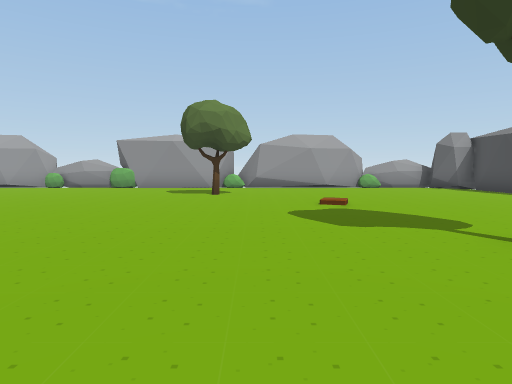
view 1 (above)

17 first-person views from a walk through a 3-D level made in the Unity game engine. The camera is 1.4 m above the floor, tilts 4° down and sees 75° across. The floor is counted in squares, 2 m on a side. Each view is taken from the middle of a square. On the plan, view 1 faces up. The plan holds only what a view shows up to about 10 squares ahead; the rest is blank. The player character is not drawn.

view 2
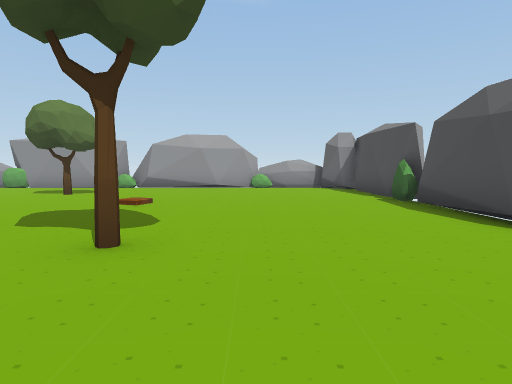

view 3
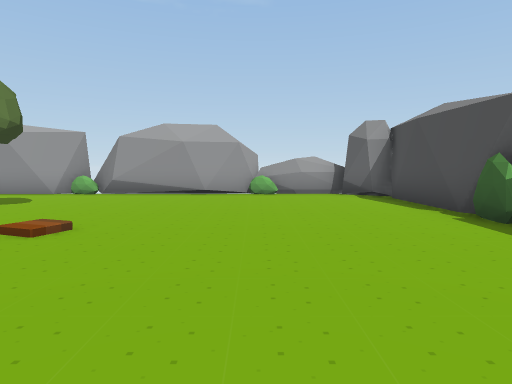

view 4
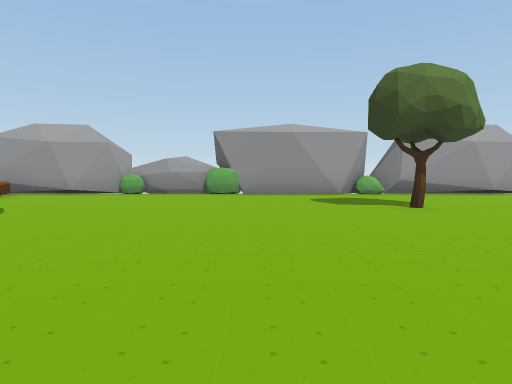

view 5
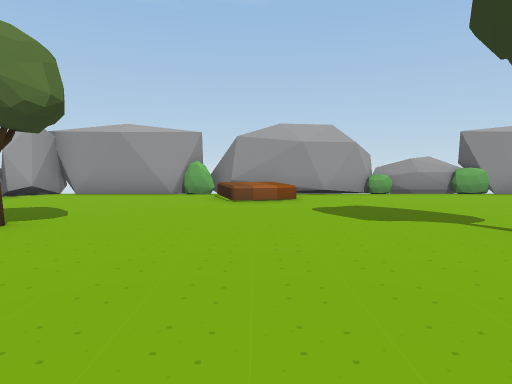

view 6
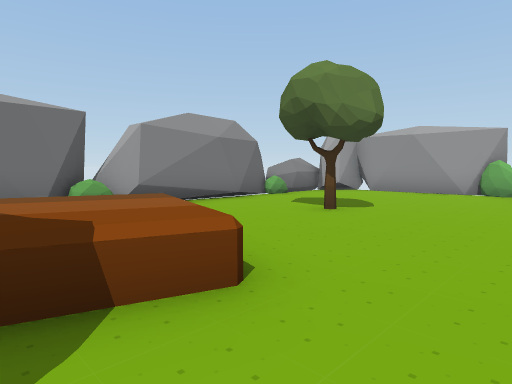

view 7
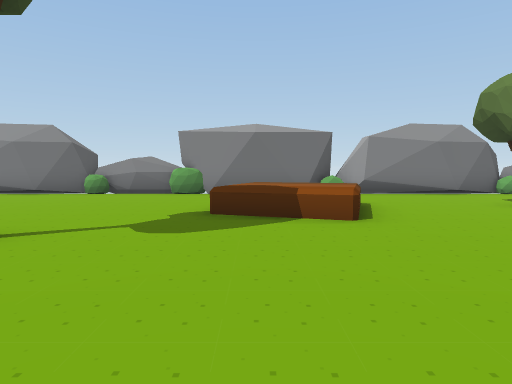

view 8
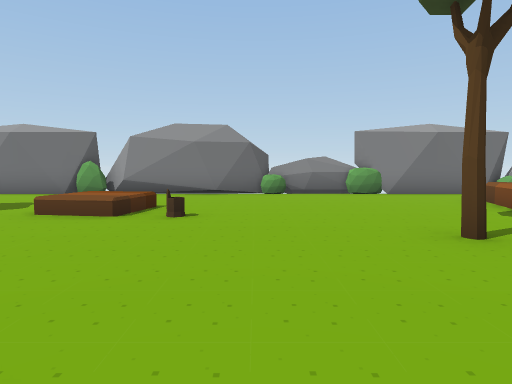

view 9
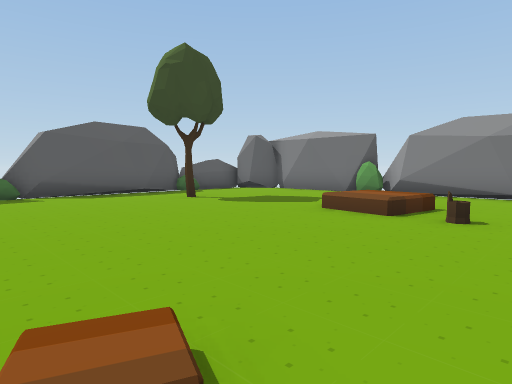

view 10
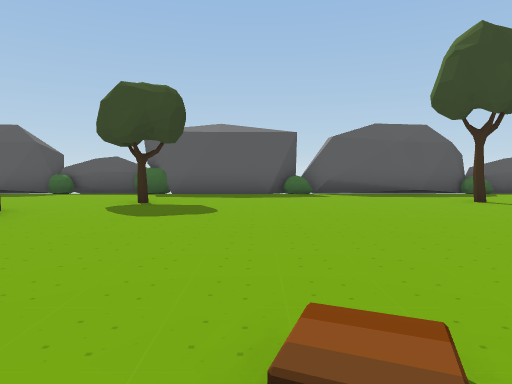

view 11
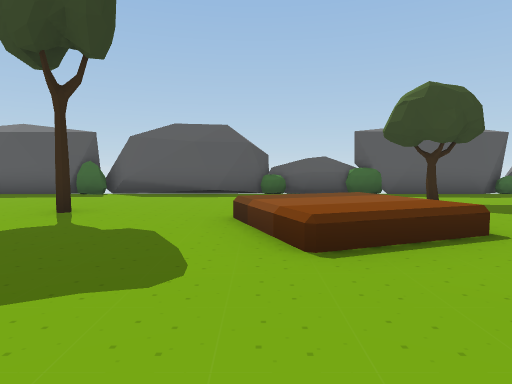

view 12
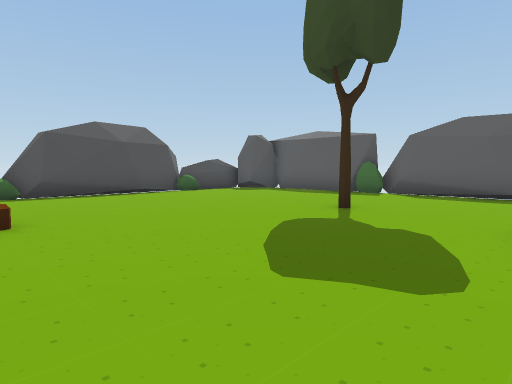

view 13
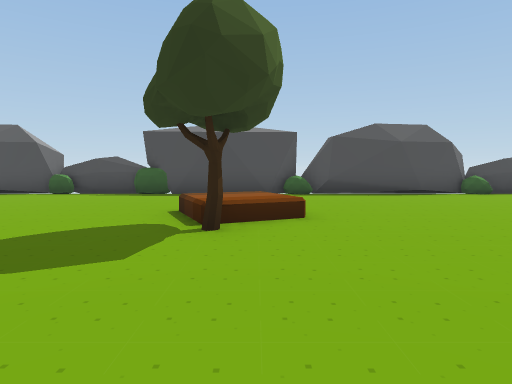

view 14
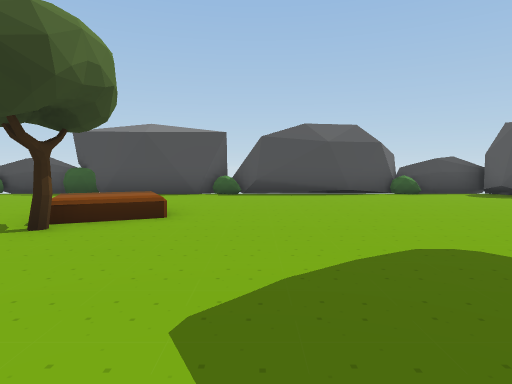

view 15
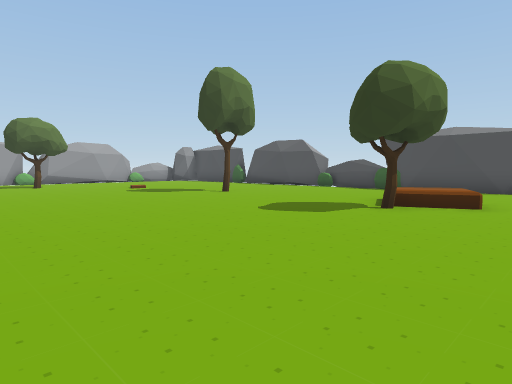

view 16
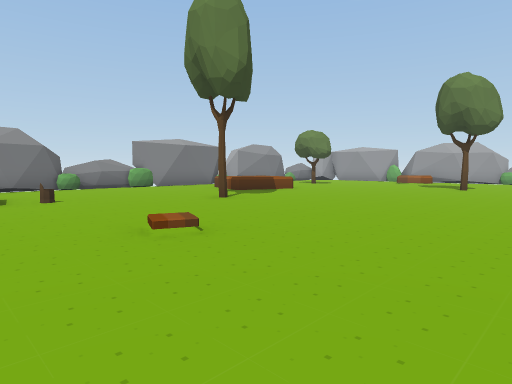

view 17
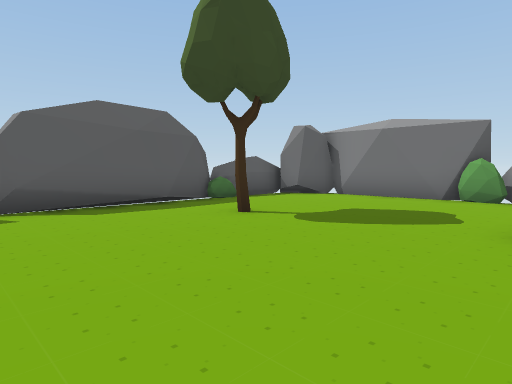

### Floor plan
Key: @ floor where view 1 was taken; # wall or solid block; . main floor; : floor 0.5 m higher than the main floor; + floor 0.75 m higher than the main floor; / step, stairs or slope; = window, fence, low wall or low ledge; ^ raised ledge; T tree; B bush; S stump.
Columns run from 18 left of view 1 to 8 right of it. Each row starts with its distance up from view 1.
 13  #########################
 12 ##...B.#..B..B...B....B..##
 11 #.....^^^.................#
 10 #......^..................#
  9 #B...............T........#
  8 #........................B#
  7 #...T.....................#
  6 #.........T...............#
  5 #.........................#
  4 #B .^.....................#
  3 #  ^^^....... .......T...B#
  2 #..^^^.......  ...........#
  1 #............  ...........#
  0 #B...........  ...@......B#
 -1 #......T..... ............#
 -2 #....................//   #
 -3 #B..................T:/...#
 -4 #....S...................B#
 -5 #...//....................#
 -6 #   //........///.........#
 -7 #.............=+=.........#
 -8 #B............==/..T......#
 -9 #........................B#
-10 #....T......T.............#
-11 #.........................#
-12 ##..B....B...B..B....B.. ##
-13  #######################

Positions as (right, up) in squares from view 1, and headings:
1: (0, 0), facing up
2: (4, 0), facing up
3: (4, 3), facing up
4: (-4, 3), facing up
5: (-11, 3), facing up
6: (-11, 2), facing up-left
7: (-8, 2), facing left
8: (-8, -3), facing left
9: (-8, -3), facing down-left
10: (-8, -3), facing down
11: (-2, -3), facing down
12: (-2, -3), facing down-right
13: (-2, -3), facing right
14: (-2, -5), facing right
15: (-4, -5), facing up-right
16: (-5, -6), facing up-left
17: (-9, -6), facing down-left
